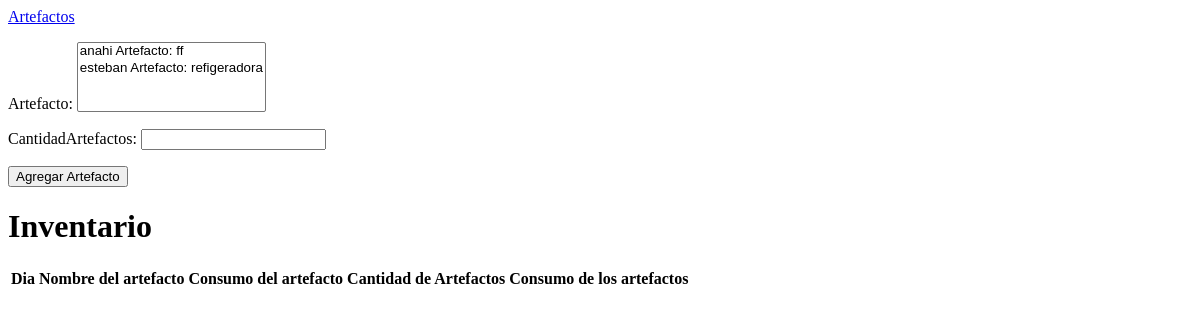
Before: /paginaUsuario/inventario/ (signed in) with the older database file.
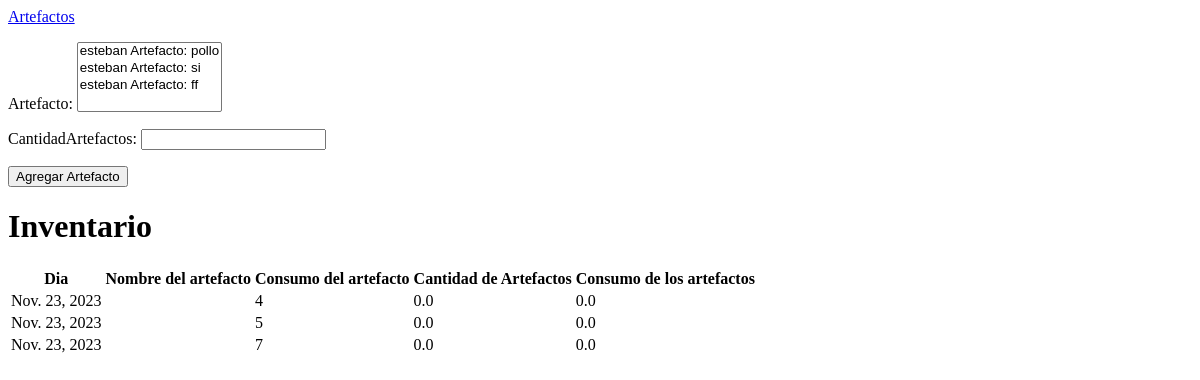
After: the same page with the newer database file.
### energy/models.py (models this page shows, shortened)
class Inventario(models.Model):
    artefacto = models.ManyToManyField(Artefactos)
    dia = models.DateField(default=datetime.now().today())
    nombre = models.CharField(max_length=20)
    cantidadArtefactos = models.IntegerField()
    consumoTotalPorArtefacto = models.FloatField(default=0)
    consumoTotal = models.FloatField(default=0)

### energy/views.py (the view, shortened to what this page needs)
# urls.py: path('paginaUsuario/inventario/', inventario, name="inventario"),
def inventario(request):
    if request.user.is_authenticated:
        inventarioArtefacto = Inventario.objects.all()
        if request.method == 'GET':
            return render(request, 'energy/home/inventario.html', {
                'form': InventarioForm(),
                'inventarioArtefacto': inventarioArtefacto,
            })
    else:
        return redirect('login')  # Redirigir a tu página de inicio de sesión

### energy/forms.py
class InventarioForm(forms.ModelForm):
    class Meta:
        model = Inventario
        fields = ('artefacto', 'cantidadArtefactos', )
        artefactos = forms.ModelMultipleChoiceField(
            queryset=Artefactos.objects.all(),
            widget=forms.CheckboxSelectMultiple,
        )

### energy/models.py (called while the page is built)
    def __str__(self):
        return f"{self.user.username} Artefacto: {self.nombreArtefacto}"

### energy/templates/energy/home/inventario.html (shortened to what this page needs)
<!DOCTYPE html>
<html lang="en">
<head>
</head>
<body>
<a href="{% url 'artefacto' %}">Artefactos</a>
<form method="post" action="{% url 'inventario' %}">
  {{ form.as_p }}
  <button type="submit">Agregar Artefacto</button>
</form>
<h1>Inventario</h1>
<table>
  <tr>
    <th>Dia</th>
    <th>Nombre del artefacto</th>
    <th>Consumo del artefacto</th>
    <th>Cantidad de Artefactos</th>
    <th>Consumo de los artefactos</th>
  </tr>
  {% for inventario in inventarioArtefacto %}
    <tr>
        <td>{{ inventario.dia }}</td>
        <td>{{ inventario.nombre }}</td>
        <td>{{ inventario.cantidadArtefactos }}</td>
        <td>{{ inventario.consumoTotalPorArtefacto }}</td>
        <td>{{ inventario.consumoTotal }}</td>
  {% endfor %}
</table>
</body>
</html>

Changed rows visible on the page:
added Inventario: dia "Nov. 23, 2023", cantidadArtefactos "4", consumoTotalPorArtefacto "0.0", consumoTotal "0.0"
added Inventario: dia "Nov. 23, 2023", cantidadArtefactos "5", consumoTotalPorArtefacto "0.0", consumoTotal "0.0"
added Inventario: dia "Nov. 23, 2023", cantidadArtefactos "7", consumoTotalPorArtefacto "0.0", consumoTotal "0.0"
Other visible differences:
form field artefacto: "anahi Artefacto: ff / esteban Artefacto: refigeradora" → "esteban Artefacto: pollo / esteban Artefacto: si / esteban Artefacto: ff"
